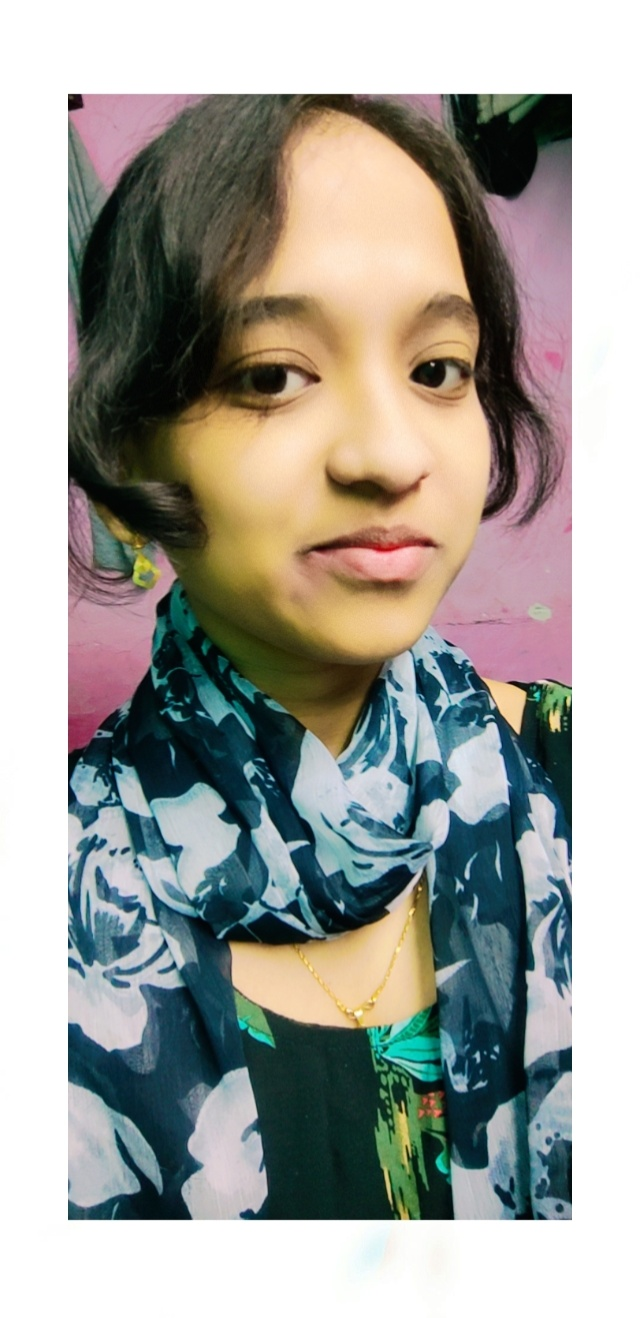
#> input picture ADMINimageclassification/model/test_images/k2.jpg, 640 x 1318 px
$ jupyter execute --allow-errors dataclean.ipynb   (shell and % lines are left out)
#> lines starting #> are read from the running program, lines starting #| are printed output that depends on the picture
[cell 1]
import numpy as np
import cv2
import matplotlib
from matplotlib import pyplot as plt

[cell 2]
img = cv2.imread('./test_images/k2.jpg')
#> img is the input picture: shape (1318, 640, 3); mean B, G, R 154.2, 160.8, 161.1
img.shape
#> Out = (1318, 640, 3)

[cell 3]
plt.imshow(img)

[cell 4]
gray = cv2.cvtColor(img, cv2.COLOR_BGR2GRAY)
gray.shape
#> Out = (1318, 640)

[cell 5]
gray

[cell 6]
plt.imshow(gray, cmap='gray')

[cell 7]
face_cascade = cv2.CascadeClassifier('./opencv/haarcascades/haarcascade_frontalface_default.xml')
eye_cascade = cv2.CascadeClassifier('./opencv/haarcascades/haarcascade_eye.xml')

faces = face_cascade.detectMultiScale(gray, 1.3, 5)
#> faces = [[172, 231, 393, 393]]
faces
#> Out = [[172, 231, 393, 393]]

[cell 8]
(x,y,w,h) = faces[0]
#> x = 172; y = 231; w = 393; h = 393
x,y,w,h
#> Out = (172, 231, 393, 393)

[cell 9]
face_img = cv2.rectangle(img,(x,y),(x+w,y+h),(255,0,0),2)
plt.imshow(face_img)

[cell 10]
cv2.destroyAllWindows()
for (x,y,w,h) in faces:
    face_img = cv2.rectangle(img,(x,y),(x+w,y+h),(255,0,0),2)
    roi_gray = gray[y:y+h, x:x+w]
    roi_color = face_img[y:y+h, x:x+w]
    eyes = eye_cascade.detectMultiScale(roi_gray)
    for (ex,ey,ew,eh) in eyes:
        cv2.rectangle(roi_color,(ex,ey),(ex+ew,ey+eh),(0,255,0),2)
#> this loop made 1 pass
#> (x, y, w, h, eyes) on pass 1: (172, 231, 393, 393, [[222, 101, 84, 84], [42, 93, 113, 113]])
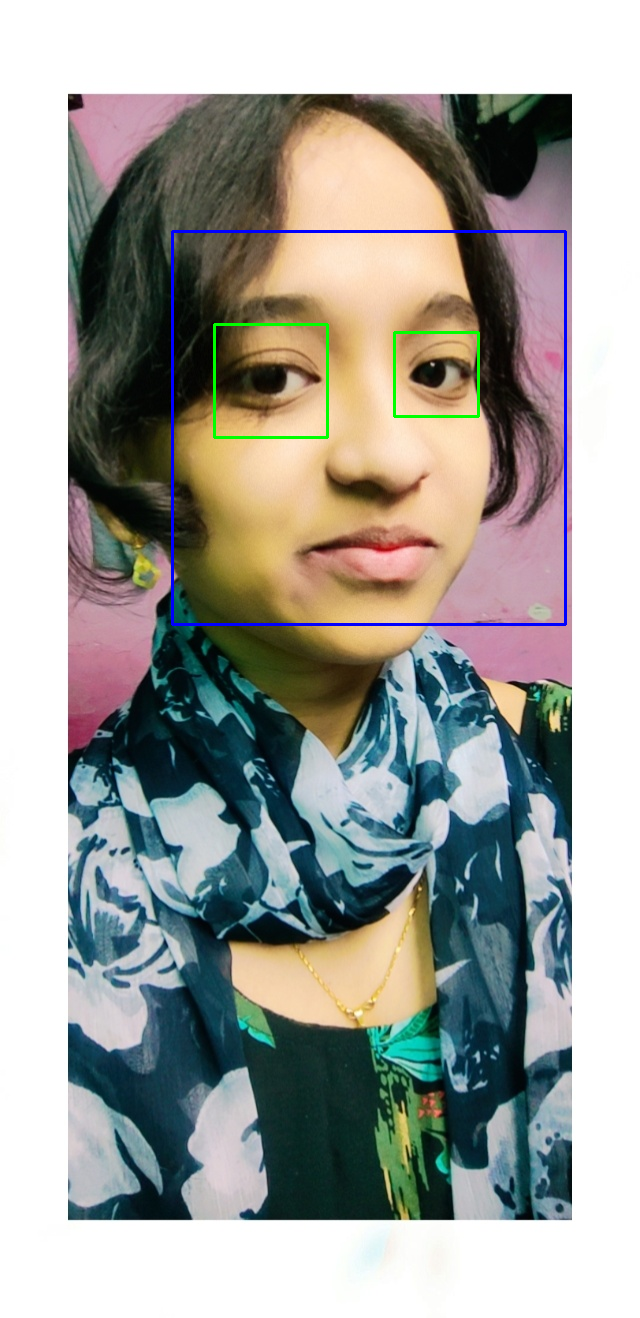
#> img: shape (1318, 640, 3); mean B, G, R 154.8, 160.4, 159.8
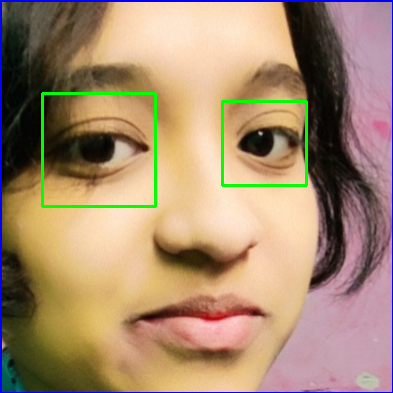
#> roi_color: shape (393, 393, 3); mean B, G, R 110.8, 138.9, 165.5


plt.figure()
plt.imshow(face_img, cmap='gray')
plt.show()

[cell 11]
plt.imshow(roi_color, cmap='gray')

[cell 12]
cropped_img = np.array(roi_color)
cropped_img.shape
#> Out = (393, 393, 3)

[cell 13]
def get_cropped_image_if_2_eyes(image_path):
    img = cv2.imread(image_path)
    gray = cv2.cvtColor(img, cv2.COLOR_BGR2GRAY)
    faces = face_cascade.detectMultiScale(gray, 1.3, 5)
    for (x,y,w,h) in faces:
        roi_gray = gray[y:y+h, x:x+w]
        roi_color = img[y:y+h, x:x+w]
        eyes = eye_cascade.detectMultiScale(roi_gray)
        if len(eyes) >= 2:
            return roi_color

[cell 14]
original_image = cv2.imread('./test_images/k3.jpg')
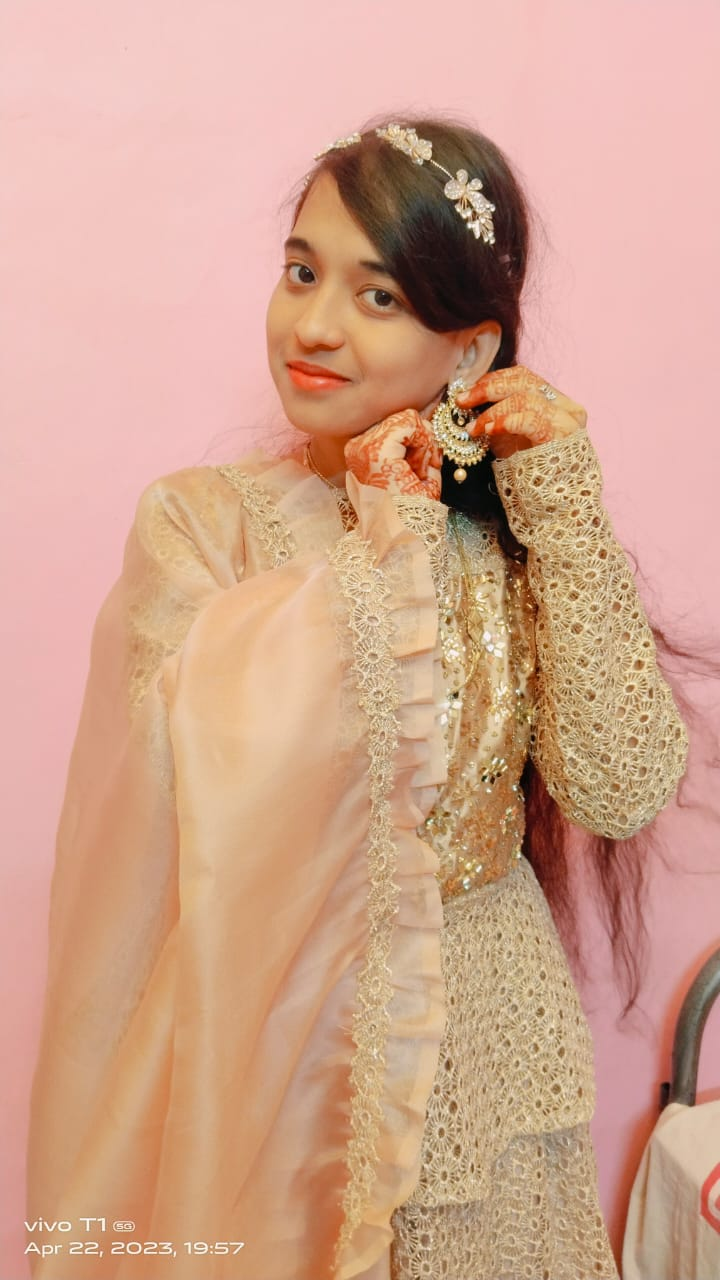
#> input picture ADMINimageclassification/model/test_images/k3.jpg, 720 x 1280 px
#> original_image is the input picture: shape (1280, 720, 3); mean B, G, R 140.5, 163.6, 208.4
plt.imshow(original_image)

[cell 15]
cropped_image = get_cropped_image_if_2_eyes('./test_images/k2.jpg')
#> in get_cropped_image_if_2_eyes, `faces = face_cascade.detectMultiScale(gray, 1.3, 5)`: faces = [[172, 231, 393, 393]]
#> the loop in get_cropped_image_if_2_eyes, `for (x,y,w,h) in faces:` made 1 pass
plt.imshow(cropped_image)

[cell 16]
org_image_obstructed = cv2.imread('./test_images/k3.jpg')
plt.imshow(org_image_obstructed)

[cell 17]
cropped_image_no_2_eyes = get_cropped_image_if_2_eyes('./test_images/k3.jpg')
#> call 2 of get_cropped_image_if_2_eyes, with image_path = './test_images/k3.jpg'
#> in get_cropped_image_if_2_eyes (call 2), `gray = cv2.cvtColor(img, cv2.COLOR_BGR2GRAY)`:
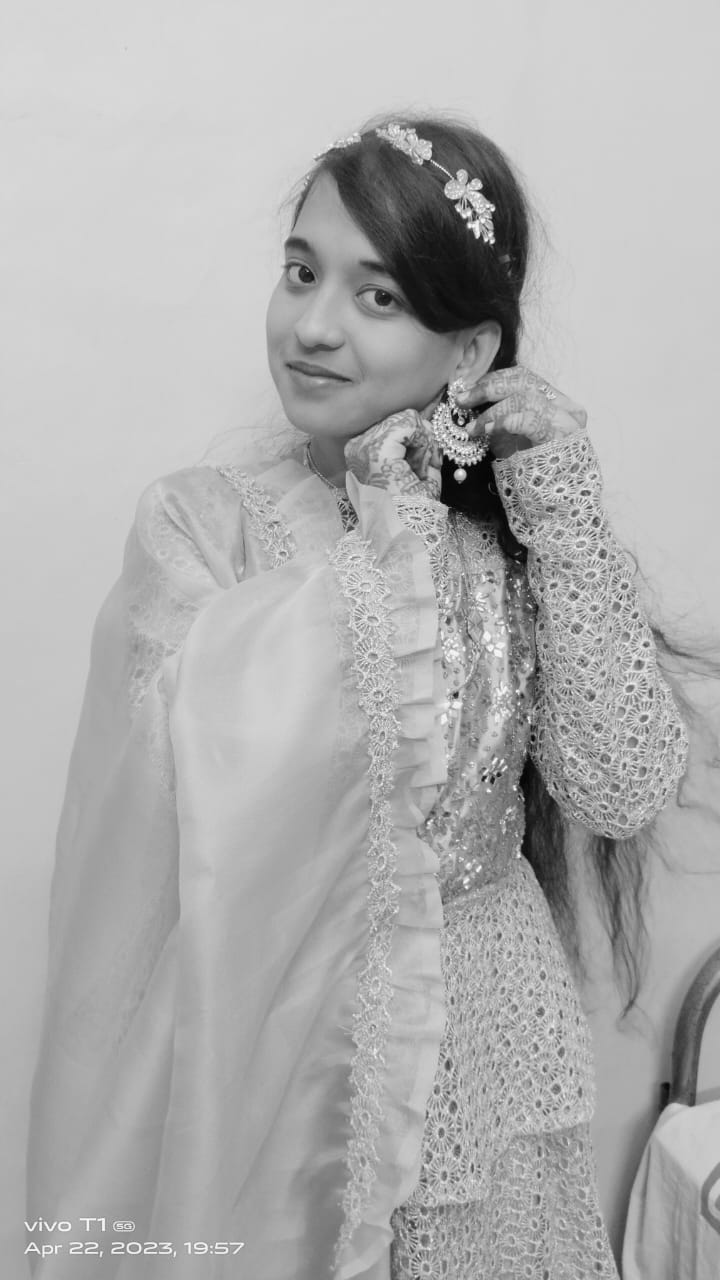
#> gray: shape (1280, 720); min 0, max 252, mean 174.4
#> in get_cropped_image_if_2_eyes (call 2), `faces = face_cascade.detectMultiScale(gray, 1.3, 5)`: faces = ()
cropped_image_no_2_eyes

[cell 18]
path_to_data = "./dataset/"
path_to_cr_data = "./dataset/cropped/"

[cell 19]
import os
img_dirs = []
for entry in os.scandir(path_to_data):
    if entry.is_dir():
        img_dirs.append(entry.path)

[cell 20]
img_dirs

[cell 21]
import shutil
if os.path.exists(path_to_cr_data):
     shutil.rmtree(path_to_cr_data)
os.mkdir(path_to_cr_data)

[cell 22]
cropped_image_dirs = []
elect_file_names_dict = {}
for img_dir in img_dirs:
    count = 1
    elect_name = img_dir.split('/')[-1]
    elect_file_names_dict[elect_name] = []
    for entry in os.scandir(img_dir):
        roi_color = get_cropped_image_if_2_eyes(entry.path)
#> call 3 of get_cropped_image_if_2_eyes, with image_path = './dataset/KOUSAR/k10.jpeg'
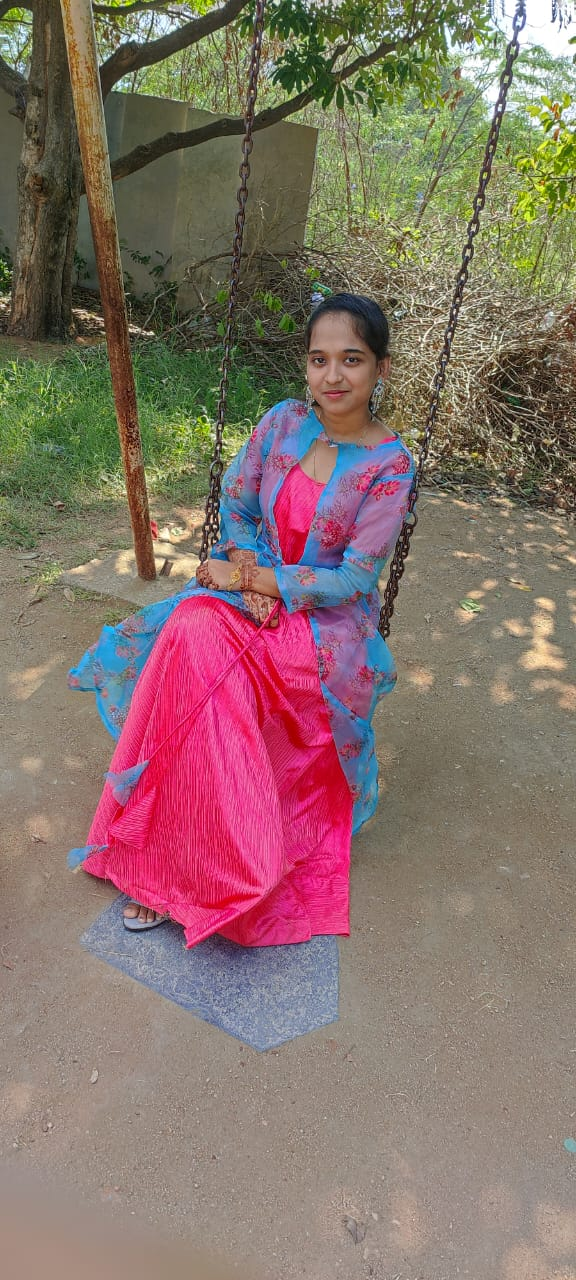
#> input picture ADMINimageclassification/model/dataset/KOUSAR/k10.jpeg, 576 x 1280 px
#> in get_cropped_image_if_2_eyes, img is the input picture: shape (1280, 576, 3); mean B, G, R 106.2, 114.3, 136
#> in get_cropped_image_if_2_eyes (call 3), `gray = cv2.cvtColor(img, cv2.COLOR_BGR2GRAY)`:
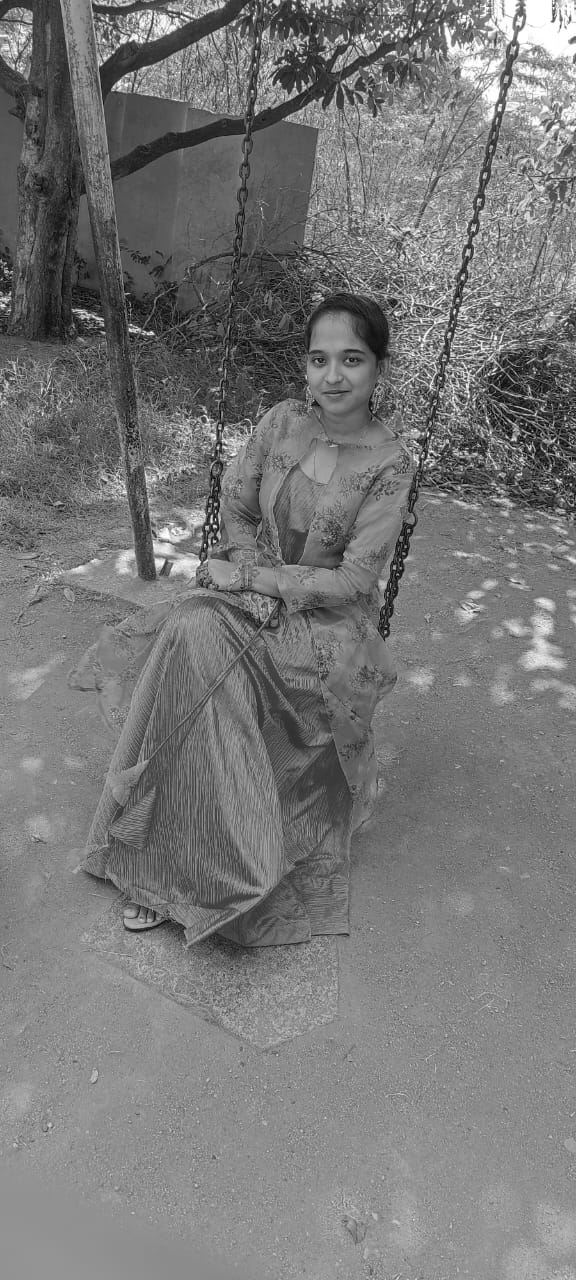
#> gray: shape (1280, 576); min 1, max 255, mean 119.9
#> in get_cropped_image_if_2_eyes (call 3), `faces = face_cascade.detectMultiScale(gray, 1.3, 5)`: faces = [[289, 325, 90, 90]]
#> the loop in get_cropped_image_if_2_eyes, `for (x,y,w,h) in faces:` made 1 pass
#> (x, y, w, h, eyes) on pass 1: (289, 325, 90, 90, [[50, 23, 24, 24], [19, 24, 24, 24]])
#> pass 1, in get_cropped_image_if_2_eyes (call 3), `roi_color = img[y:y+h, x:x+w]`:
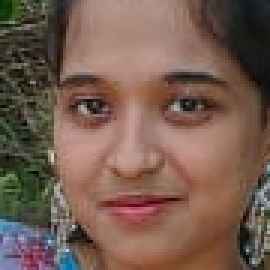
#> roi_color: shape (90, 90, 3) (shown 3 times larger); mean B, G, R 80.3, 92.8, 118.8
        if roi_color is not None:
            cropped_folder = path_to_cr_data + elect_name
            if not os.path.exists(cropped_folder):
                os.makedirs(cropped_folder)
                cropped_image_dirs.append(cropped_folder)
                print("Generating cropped images in folder: ",cropped_folder)
            cropped_file_name = elect_name + str(count) + ".jpg"
            cropped_file_path = cropped_folder + "/" + cropped_file_name


            cv2.imwrite(cropped_file_path, roi_color)
            elect_file_names_dict[elect_name].append(cropped_file_path)
            count += 1

[cell 23]
elect_file_names_dict = {}
for img_dir in cropped_image_dirs:
    elect_name = img_dir.split('/')[-1]
    file_list = []
    for entry in os.scandir(img_dir):
        file_list.append(entry.path)
    elect_file_names_dict[elect_name] = file_list
elect_file_names_dict

[cell 24]
class_dict = {}
count = 0
for elect_name in elect_file_names_dict.keys():
    class_dict[elect_name] = count
    count = count + 1
#> this loop made 0 passes
#> after the loop, class_dict = 0 items; count = 0
class_dict

[cell 25]
cropped_img = np.array(roi_color)
cropped_img.shape
#> Out = (439, 439, 3)

[cell 26]
import numpy as np
import pywt
import cv2

def w2d(img, mode='haar', level=1):
#> called with mode = 'db1', level = 5
    imArray = img
    #Datatype conversions
    #convert to grayscale
    imArray = cv2.cvtColor( imArray,cv2.COLOR_RGB2GRAY )
    #convert to float
    imArray =  np.float32(imArray)
    imArray /= 255;
    # compute coefficients
    coeffs=pywt.wavedec2(imArray, mode, level=level)

    #Process Coefficients
    coeffs_H=list(coeffs)
    coeffs_H[0] *= 0;

    # reconstruction
    imArray_H=pywt.waverec2(coeffs_H, mode);
    imArray_H *= 255;
    imArray_H =  np.uint8(imArray_H)
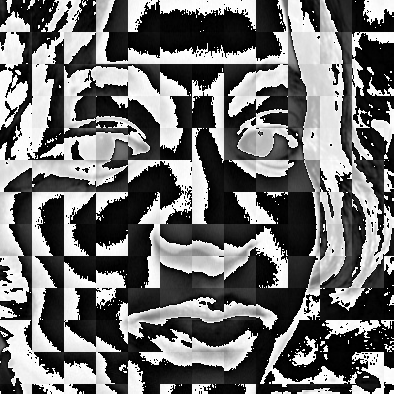
#> imArray_H: shape (394, 394); min 0, max 255, mean 111.3

    return imArray_H
